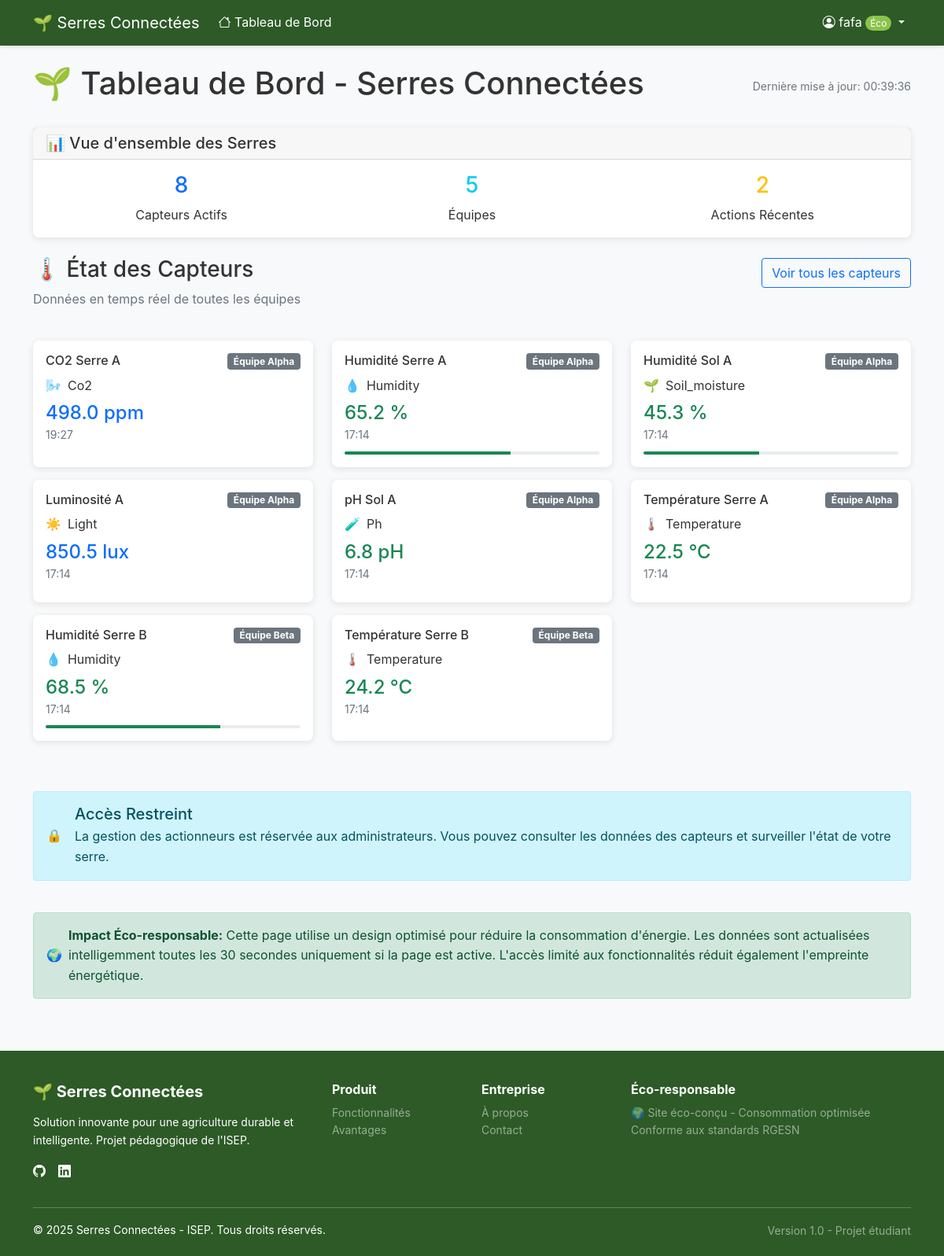
The page /?controller=home (signed in) on the database its author committed.
### tables this page shows
CREATE TABLE `capteurs` (
  `id` int(11) NOT NULL,
  `nom` varchar(100) NOT NULL,
  `type` varchar(50) NOT NULL,
  `unite` varchar(10) DEFAULT NULL,
  `team_id` int(11) DEFAULT 1,
  `is_active` tinyint(1) DEFAULT 1,
  `created_at` timestamp NULL DEFAULT current_timestamp()
);

CREATE TABLE `teams` (
  `id` int(11) NOT NULL,
  `name` varchar(100) NOT NULL,
  `greenhouse_sector` varchar(50) NOT NULL
);

### views/home/index.php (the view, shortened to what the rows shown need)
<div class="row">
    <div class="col-12">
        <div class="d-flex justify-content-between align-items-center mb-4">
            <h1>🌱 Tableau de Bord - Serres Connectées</h1>
        </div>
    </div>
</div>
<div class="row">
    <?php if (empty($sensors)): ?>
        <div class="col-12">
            <div class="alert alert-info">
                <h5>Aucun capteur actif</h5>
                <p>Les capteurs n'ont pas encore été configurés.</p>
            </div>
        </div>
    <?php else: ?>
        <?php foreach ($sensors as $sensor): ?>
            <div class="col-lg-4 col-md-6 mb-3">
                <div class="card sensor-card h-100">
                    <div class="card-body">
                        <div class="d-flex justify-content-between align-items-start mb-2">
                            <h6 class="card-title mb-0"><?= htmlspecialchars($sensor['name']) ?></h6>
                            <span class="badge bg-secondary"><?= htmlspecialchars($sensor['team_name'] ?? 'Équipe 1') ?></span>
                        </div>
                        <div class="d-flex align-items-center mb-2">
                            <?php
                            $icon = '';
                            $valueClass = 'text-primary';
                            switch ($sensor['type']) {
                                case 'temperature':
                                    $icon = '🌡️';
                                    if ($sensor['value'] !== null) {
                                        if ($sensor['value'] < 15 || $sensor['value'] > 35) {
                                            $valueClass = 'text-danger';
                                        } elseif ($sensor['value'] < 18 || $sensor['value'] > 30) {
                                            $valueClass = 'text-warning';
                                        } else {
                                            $valueClass = 'text-success';
                                        }
                                    }
                                    break;
                                case 'humidity':
                                    $icon = '💧';
                                    if ($sensor['value'] !== null) {
                                        if ($sensor['value'] < 30 || $sensor['value'] > 90) {
                                            $valueClass = 'text-warning';
                                        } else {
                                            $valueClass = 'text-success';
                                        }
                                    }
                                    break;
                                case 'soil_moisture':
                                    $icon = '🌱';
                                    if ($sensor['value'] !== null) {
                                        if ($sensor['value'] < 25) {
                                            $valueClass = 'text-danger';
                                        } elseif ($sensor['value'] < 40) {
                                            $valueClass = 'text-warning';
                                        } else {
                                            $valueClass = 'text-success';
                                        }
                                    }
                                    break;
                                case 'light':
                                    $icon = '☀️';
                                    break;
                                case 'ph':
                                    $icon = '🧪';
                                    if ($sensor['value'] !== null) {
                                        if ($sensor['value'] < 6.0 || $sensor['value'] > 7.5) {
                                            $valueClass = 'text-warning';
                                        } else {
                                            $valueClass = 'text-success';
                                        }
                                    }
                                    break;
                                case 'co2':
                                    $icon = '🌬️';
                                    break;
                            }
                            ?>
                            <span class="me-2"><?= $icon ?></span>
                            <span><?= ucfirst($sensor['type']) ?></span>
                        </div>
                        <?php if ($sensor['value'] !== null): ?>
                            <div class="mb-2">
                                <h4 class="<?= $valueClass ?> mb-0">
                                    <?= number_format($sensor['value'], 1) ?> <?= htmlspecialchars($sensor['unit']) ?>
                                </h4>
                                <small class="text-muted">
                                    <?= $sensor['timestamp'] ? date('H:i', strtotime($sensor['timestamp'])) : 'Pas de données' ?>
                                </small>
                            </div>
                            <?php if (in_array($sensor['type'], ['humidity', 'soil_moisture'])): ?>
                                <div class="progress" style="height: 4px;">
                                    <div class="progress-bar <?= $sensor['value'] < 40 ? 'bg-danger' : 'bg-success' ?>"
                                         style="width: <?= min(100, max(0, $sensor['value'])) ?>%"></div>
                                </div>
                            <?php endif; ?>
                        <?php else: ?>
                            <div class="text-muted">
                                <small>Aucune donnée disponible</small>
                            </div>
                        <?php endif; ?>
                    </div>
                </div>
            </div>
        <?php endforeach; ?>
    <?php endif; ?>
</div>

### rows shown on the page
capteurs: nom "CO2 Serre A", team.name "Équipe Alpha", type "🌬️", type "Co2", value "498.0", unite "ppm", timestamp "19:27"
capteurs: nom "Humidité Serre A", team.name "Équipe Alpha", type "💧", type "Humidity", value "65.2", unite "%", timestamp "17:14"
capteurs: nom "Humidité Sol A", team.name "Équipe Alpha", type "🌱", type "Soil_moisture", value "45.3", unite "%", timestamp "17:14"
capteurs: nom "Luminosité A", team.name "Équipe Alpha", type "☀️", type "Light", value "850.5", unite "lux", timestamp "17:14"
capteurs: nom "pH Sol A", team.name "Équipe Alpha", type "🧪", type "Ph", value "6.8", unite "pH", timestamp "17:14"
capteurs: nom "Température Serre A", team.name "Équipe Alpha", type "🌡️", type "Temperature", value "22.5", unite "°C", timestamp "17:14"
capteurs: nom "Humidité Serre B", team.name "Équipe Beta", type "💧", type "Humidity", value "68.5", unite "%", timestamp "17:14"
capteurs: nom "Température Serre B", team.name "Équipe Beta", type "🌡️", type "Temperature", value "24.2", unite "°C", timestamp "17:14"

### other values the page prints
$_SESSION['username'] "fafa"
count($sensors) "8"
count($recentActivity) "2"
